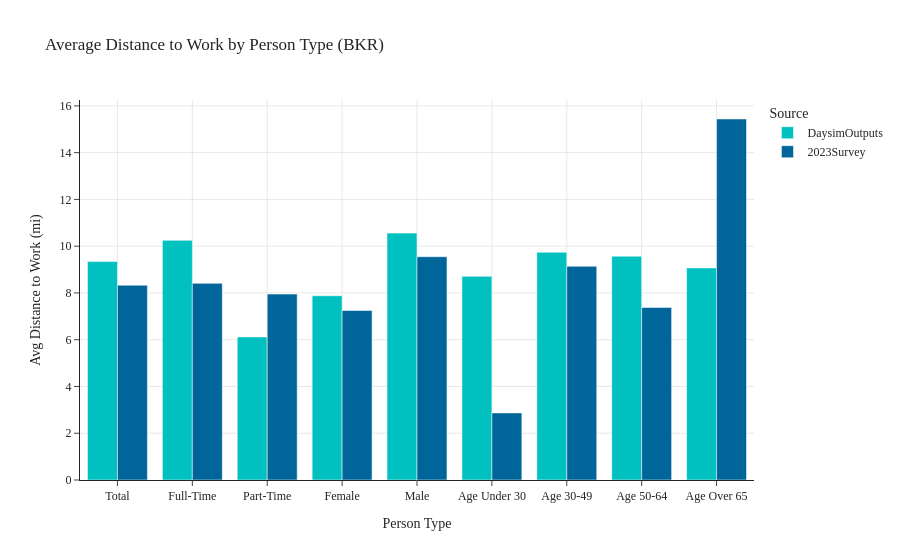

This figure's notebook cell:
### Code cell
avg_distance_work_pptyp(data1=data_daysim_bkr, data3=data_fullsurvey_bkr, tag='BKR')

### Figure 1 — Plotly figure (JSON) as saved in the notebook; plotly's stock layout.template omitted (floating-point values rounded to 4 significant figures)
{"data": [{"alignmentgroup": "True", "hovertemplate": "Source=DaysimOutputs<br>Person Type=%{x}<br>Avg Distance to Work (mi)=%{y}<extra></extra>", "legendgroup": "DaysimOutputs", "marker": {"color": "#00C0C0", "pattern": {"shape": ""}}, "name": "DaysimOutputs", "offsetgroup": "DaysimOutputs", "orientation": "v", "showlegend": true, "textposition": "auto", "type": "bar", "x": ["Total", "Full-Time", "Part-Time", "Female", "Male", "Age Under 30", "Age 30-49", "Age 50-64", "Age Over 65"], "xaxis": "x", "y": [9.34, 10.25, 6.12, 7.88, 10.56, 8.71, 9.74, 9.57, 9.07], "yaxis": "y"}, {"alignmentgroup": "True", "hovertemplate": "Source=2023Survey<br>Person Type=%{x}<br>Avg Distance to Work (mi)=%{y}<extra></extra>", "legendgroup": "2023Survey", "marker": {"color": "#006598", "pattern": {"shape": ""}}, "name": "2023Survey", "offsetgroup": "2023Survey", "orientation": "v", "showlegend": true, "textposition": "auto", "type": "bar", "x": ["Total", "Full-Time", "Part-Time", "Female", "Male", "Age Under 30", "Age 30-49", "Age 50-64", "Age Over 65"], "xaxis": "x", "y": [8.33, 8.41, 7.95, 7.25, 9.55, 2.87, 9.14, 7.38, 15.44], "yaxis": "y"}], "layout": {"barmode": "group", "legend": {"title": {"text": "Source"}, "tracegroupgap": 0}, "title": {"text": "Average Distance to Work by Person Type (BKR)"}, "xaxis": {"anchor": "y", "domain": [0, 1], "showgrid": true, "title": {"text": "Person Type"}}, "yaxis": {"anchor": "x", "domain": [0, 1], "showgrid": true, "title": {"text": "Avg Distance to Work (mi)"}}}}
